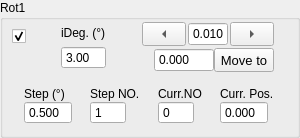
             <widget class="QGroupBox" name="rotary1Group">
              <property name="sizePolicy">
               <sizepolicy hsizetype="Expanding" vsizetype="Expanding">
                <horstretch>0</horstretch>
                <verstretch>0</verstretch>
               </sizepolicy>
              </property>
              <property name="title">
               <string>Rot1</string>
              </property>
              <layout class="QVBoxLayout" name="verticalLayout_83">
               <property name="leftMargin">
                <number>9</number>
               </property>
               <property name="topMargin">
                <number>0</number>
               </property>
               <item>
                <layout class="QVBoxLayout" name="verticalLayout_81">
                 <property name="spacing">
                  <number>12</number>
                 </property>
                 <item>
                  <layout class="QHBoxLayout" name="horizontalLayout_45" stretch="1,3,5">
                   <item>
                    <layout class="QVBoxLayout" name="verticalLayout_79">
                     <property name="spacing">
                      <number>6</number>
                     </property>
                     <property name="topMargin">
                      <number>9</number>
                     </property>
                     <item>
                      <widget class="QCheckBox" name="activeRot1">
                       <property name="sizePolicy">
                        <sizepolicy hsizetype="Expanding" vsizetype="Fixed">
                         <horstretch>0</horstretch>
                         <verstretch>0</verstretch>
                        </sizepolicy>
                       </property>
                       <property name="toolTip">
                        <string>Active Instrument?</string>
                       </property>
                       <property name="text">
                        <string/>
                       </property>
                       <property name="checked">
                        <bool>true</bool>
                       </property>
                       <property name="mytype" stdset="0">
                        <string>checkbox</string>
                       </property>
                      </widget>
                     </item>
                     <item>
                      <widget class="LedIndicator" name="rotary1Led" native="true">
                       <property name="sizePolicy">
                        <sizepolicy hsizetype="Fixed" vsizetype="Fixed">
                         <horstretch>0</horstretch>
                         <verstretch>0</verstretch>
                        </sizepolicy>
                       </property>
                       <property name="minimumSize">
                        <size>
                         <width>25</width>
                         <height>25</height>
                        </size>
                       </property>
                       <property name="maximumSize">
                        <size>
                         <width>25</width>
                         <height>25</height>
                        </size>
                       </property>
                       <property name="baseSize">
                        <size>
                         <width>0</width>
                         <height>0</height>
                        </size>
                       </property>
                       <property name="mytype" stdset="0">
                        <string>led</string>
                       </property>
                      </widget>
                     </item>
                    </layout>
                   </item>
                   <item>
                    <layout class="QVBoxLayout" name="verticalLayout_37">
                     <property name="spacing">
                      <number>0</number>
                     </property>
                     <property name="leftMargin">
                      <number>12</number>
                     </property>
                     <property name="rightMargin">
                      <number>12</number>
                     </property>
                     <item>
                      <widget class="QLabel" name="label_31">
                       <property name="sizePolicy">
                        <sizepolicy hsizetype="Expanding" vsizetype="Fixed">
                         <horstretch>0</horstretch>
                         <verstretch>0</verstretch>
                        </sizepolicy>
                       </property>
                       <property name="maximumSize">
                        <size>
                         <width>16777215</width>
                         <height>16777215</height>
                        </size>
                       </property>
                       <property name="text">
                        <string>iDeg. (°)</string>
                       </property>
                       <property name="mytype" stdset="0">
                        <string>label</string>
                       </property>
                      </widget>
                     </item>
                     <item>
                      <widget class="QDoubleSpinBox" name="iRot1">
                       <property name="sizePolicy">
                        <sizepolicy hsizetype="Expanding" vsizetype="Fixed">
                         <horstretch>0</horstretch>
                         <verstretch>0</verstretch>
                        </sizepolicy>
                       </property>
                       <property name="maximumSize">
                        <size>
                         <width>16777215</width>
                         <height>16777215</height>
                        </size>
                       </property>
                       <property name="buttonSymbols">
                        <enum>QAbstractSpinBox::ButtonSymbols::NoButtons</enum>
                       </property>
                       <property name="value">
                        <double>3.000000000000000</double>
                       </property>
                      </widget>
                     </item>
                    </layout>
                   </item>
                   <item>
                    <layout class="QVBoxLayout" name="verticalLayout_53">
                     <property name="spacing">
                      <number>0</number>
                     </property>
                     <property name="leftMargin">
                      <number>12</number>
                     </property>
                     <property name="rightMargin">
                      <number>12</number>
                     </property>
                     <item>
                      <layout class="QHBoxLayout" name="horizontalLayout_19">
                       <property name="spacing">
                        <number>2</number>
                       </property>
                       <item>
                        <widget class="QToolButton" name="rot1JogL">
                         <property name="sizePolicy">
                          <sizepolicy hsizetype="Expanding" vsizetype="Fixed">
                           <horstretch>0</horstretch>
                           <verstretch>0</verstretch>
                          </sizepolicy>
                         </property>
                         <property name="minimumSize">
                          <size>
                           <width>32</width>
                           <height>0</height>
                          </size>
                         </property>
                         <property name="maximumSize">
                          <size>
                           <width>16777215</width>
                           <height>24</height>
                          </size>
                         </property>
                         <property name="text">
                          <string>...</string>
                         </property>
                         <property name="toolButtonStyle">
                          <enum>Qt::ToolButtonStyle::ToolButtonIconOnly</enum>
                         </property>
                         <property name="arrowType">
                          <enum>Qt::ArrowType::LeftArrow</enum>
                         </property>
                         <property name="mytype" stdset="0">
                          <string>arrowbutton</string>
                         </property>
                        </widget>
                       </item>
                       <item>
                        <widget class="QDoubleSpinBox" name="rotary1JogStep">
                         <property name="sizePolicy">
                          <sizepolicy hsizetype="Expanding" vsizetype="Fixed">
                           <horstretch>0</horstretch>
                           <verstretch>0</verstretch>
                          </sizepolicy>
                         </property>
                         <property name="maximumSize">
                          <size>
                           <width>40</width>
                           <height>24</height>
                          </size>
                         </property>
                         <property name="buttonSymbols">
                          <enum>QAbstractSpinBox::ButtonSymbols::NoButtons</enum>
                         </property>
                         <property name="decimals">
                          <number>3</number>
                         </property>
                         <property name="minimum">
                          <double>-50.000000000000000</double>
                         </property>
                         <property name="maximum">
                          <double>210.000000000000000</double>
                         </property>
                         <property name="value">
                          <double>0.010000000000000</double>
                         </property>
                        </widget>
                       </item>
                       <item>
                        <widget class="QToolButton" name="rot1JogR">
                         <property name="sizePolicy">
                          <sizepolicy hsizetype="Expanding" vsizetype="Fixed">
                           <horstretch>0</horstretch>
                           <verstretch>0</verstretch>
                          </sizepolicy>
                         </property>
                         <property name="minimumSize">
                          <size>
                           <width>32</width>
                           <height>0</height>
                          </size>
                         </property>
                         <property name="maximumSize">
                          <size>
                           <width>16777215</width>
                           <height>24</height>
                          </size>
                         </property>
                         <property name="text">
                          <string>...</string>
                         </property>
                         <property name="arrowType">
                          <enum>Qt::ArrowType::RightArrow</enum>
                         </property>
                         <property name="mytype" stdset="0">
                          <string>arrowbutton</string>
                         </property>
                        </widget>
                       </item>
                      </layout>
                     </item>
                     <item>
                      <layout class="QHBoxLayout" name="horizontalLayout_13">
                       <property name="leftMargin">
                        <number>12</number>
                       </property>
                       <item>
                        <widget class="QDoubleSpinBox" name="rot1SetPos">
                         <property name="sizePolicy">
                          <sizepolicy hsizetype="Minimum" vsizetype="Preferred">
                           <horstretch>0</horstretch>
                           <verstretch>0</verstretch>
                          </sizepolicy>
                         </property>
                         <property name="maximumSize">
                          <size>
                           <width>60</width>
                           <height>24</height>
                          </size>
                         </property>
                         <property name="buttonSymbols">
                          <enum>QAbstractSpinBox::ButtonSymbols::NoButtons</enum>
                         </property>
                         <property name="decimals">
                          <number>3</number>
                         </property>
                         <property name="maximum">
                          <double>1000.000000000000000</double>
                         </property>
                        </widget>
                       </item>
                       <item>
                        <widget class="QPushButton" name="rot1MoveTo">
                         <property name="sizePolicy">
                          <sizepolicy hsizetype="Minimum" vsizetype="Preferred">
                           <horstretch>0</horstretch>
                           <verstretch>0</verstretch>
                          </sizepolicy>
                         </property>
                         <property name="maximumSize">
                          <size>
                           <width>60</width>
                           <height>24</height>
                          </size>
                         </property>
                         <property name="font">
                          <font>
                           <pointsize>10</pointsize>
                          </font>
                         </property>
                         <property name="text">
                          <string>Move to</string>
                         </property>
                         <property name="mytype" stdset="0">
                          <string>clickable_button</string>
                         </property>
                        </widget>
                       </item>
                      </layout>
                     </item>
                    </layout>
                   </item>
                  </layout>
                 </item>
                 <item>
                  <layout class="QHBoxLayout" name="horizontalLayout">
                   <property name="spacing">
                    <number>6</number>
                   </property>
                   <item>
                    <layout class="QVBoxLayout" name="verticalLayout_27">
                     <property name="spacing">
                      <number>0</number>
                     </property>
                     <item>
                      <widget class="QLabel" name="label_33">
                       <property name="text">
                        <string>Step (°)</string>
                       </property>
                       <property name="mytype" stdset="0">
                        <string>label</string>
                       </property>
                      </widget>
                     </item>
                     <item>
                      <widget class="QDoubleSpinBox" name="rotary1Step">
                       <property name="sizePolicy">
                        <sizepolicy hsizetype="Expanding" vsizetype="Fixed">
                         <horstretch>0</horstretch>
                         <verstretch>0</verstretch>
                        </sizepolicy>
                       </property>
                       <property name="maximumSize">
                        <size>
                         <width>48</width>
                         <height>24</height>
                        </size>
                       </property>
                       <property name="buttonSymbols">
                        <enum>QAbstractSpinBox::ButtonSymbols::NoButtons</enum>
                       </property>
                       <property name="decimals">
                        <number>3</number>
                       </property>
                       <property name="value">
                        <double>0.500000000000000</double>
                       </property>
                      </widget>
                     </item>
                    </layout>
                   </item>
                   <item>
                    <layout class="QVBoxLayout" name="verticalLayout_28">
                     <property name="spacing">
                      <number>0</number>
                     </property>
                     <item>
                      <widget class="QLabel" name="label_32">
                       <property name="text">
                        <string>Step NO.</string>
                       </property>
                       <property name="mytype" stdset="0">
                        <string>label</string>
                       </property>
                      </widget>
                     </item>
                     <item>
                      <widget class="QSpinBox" name="rotary1StepNO">
                       <property name="sizePolicy">
                        <sizepolicy hsizetype="Expanding" vsizetype="Fixed">
                         <horstretch>0</horstretch>
                         <verstretch>0</verstretch>
                        </sizepolicy>
                       </property>
                       <property name="maximumSize">
                        <size>
                         <width>36</width>
                         <height>24</height>
                        </size>
                       </property>
                       <property name="buttonSymbols">
                        <enum>QAbstractSpinBox::ButtonSymbols::NoButtons</enum>
                       </property>
                       <property name="maximum">
                        <number>10000</number>
                       </property>
                       <property name="value">
                        <number>1</number>
                       </property>
                      </widget>
                     </item>
                    </layout>
                   </item>
                   <item>
                    <layout class="QVBoxLayout" name="verticalLayout_46">
                     <property name="spacing">
                      <number>0</number>
                     </property>
                     <item>
                      <widget class="QLabel" name="label_39">
                       <property name="text">
                        <string>Curr.NO</string>
                       </property>
                       <property name="mytype" stdset="0">
                        <string>label</string>
                       </property>
                      </widget>
                     </item>
                     <item>
                      <widget class="QSpinBox" name="rotary1CurrStepNO">
                       <property name="sizePolicy">
                        <sizepolicy hsizetype="Expanding" vsizetype="Fixed">
                         <horstretch>0</horstretch>
                         <verstretch>0</verstretch>
                        </sizepolicy>
                       </property>
                       <property name="maximumSize">
                        <size>
                         <width>36</width>
                         <height>24</height>
                        </size>
                       </property>
                       <property name="buttonSymbols">
                        <enum>QAbstractSpinBox::ButtonSymbols::NoButtons</enum>
                       </property>
                       <property name="mytype" stdset="0">
                        <string>intNO</string>
                       </property>
                      </widget>
                     </item>
                    </layout>
                   </item>
                   <item>
                    <layout class="QVBoxLayout" name="verticalLayout_45">
                     <property name="spacing">
                      <number>0</number>
                     </property>
                     <item>
                      <widget class="QLabel" name="label_16">
                       <property name="text">
                        <string>Curr. Pos.</string>
                       </property>
                       <property name="mytype" stdset="0">
                        <string>label</string>
                       </property>
                      </widget>
                     </item>
                     <item>
                      <widget class="QDoubleSpinBox" name="rot1CurrPos">
                       <property name="sizePolicy">
                        <sizepolicy hsizetype="Expanding" vsizetype="Fixed">
                         <horstretch>0</horstretch>
                         <verstretch>0</verstretch>
                        </sizepolicy>
                       </property>
                       <property name="maximumSize">
                        <size>
                         <width>48</width>
                         <height>24</height>
                        </size>
                       </property>
                       <property name="buttonSymbols">
                        <enum>QAbstractSpinBox::ButtonSymbols::NoButtons</enum>
                       </property>
                       <property name="decimals">
                        <number>3</number>
                       </property>
                       <property name="minimum">
                        <double>-10.000000000000000</double>
                       </property>
                       <property name="maximum">
                        <double>1000.000000000000000</double>
                       </property>
                      </widget>
                     </item>
                    </layout>
                   </item>
                  </layout>
                 </item>
                </layout>
               </item>
              </layout>
             </widget>
